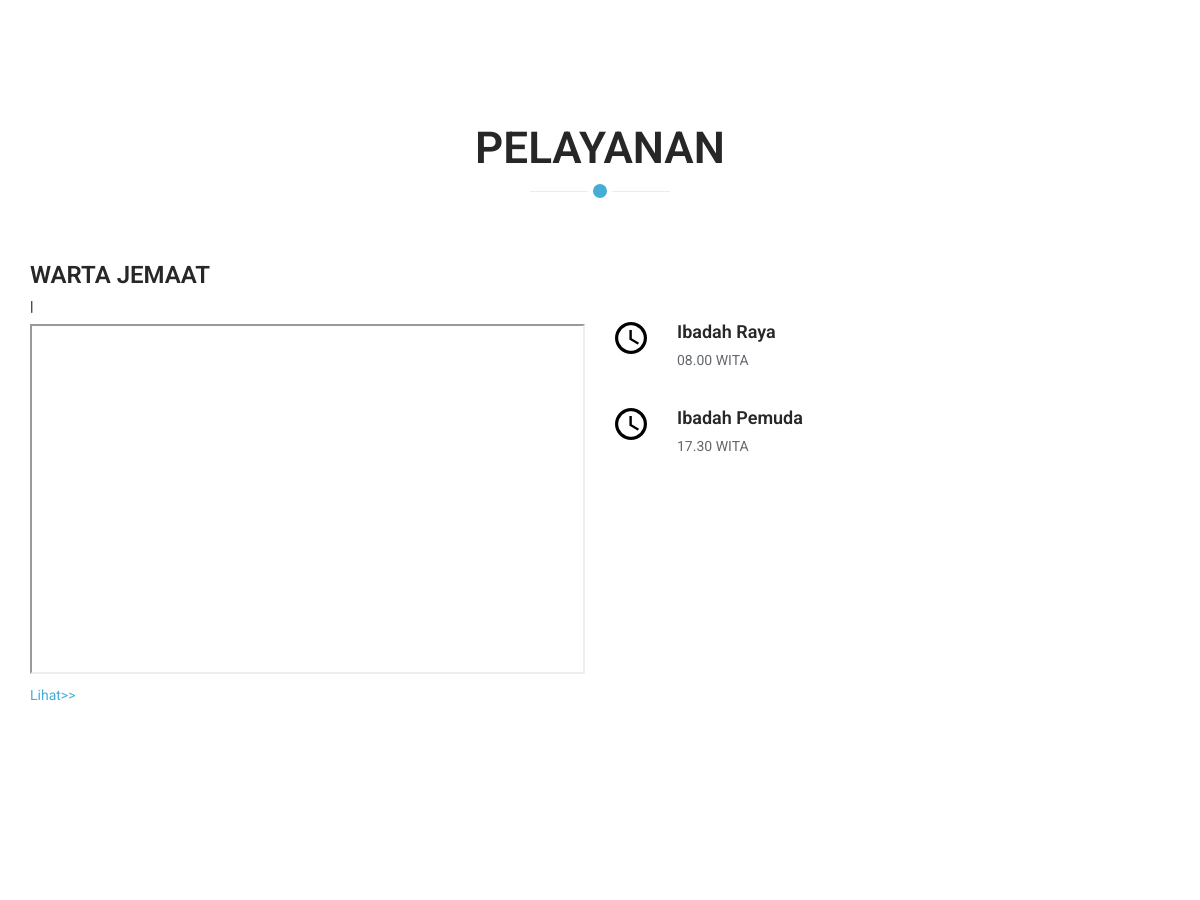
/ (middle part), run on an earlier commit of the app's database.
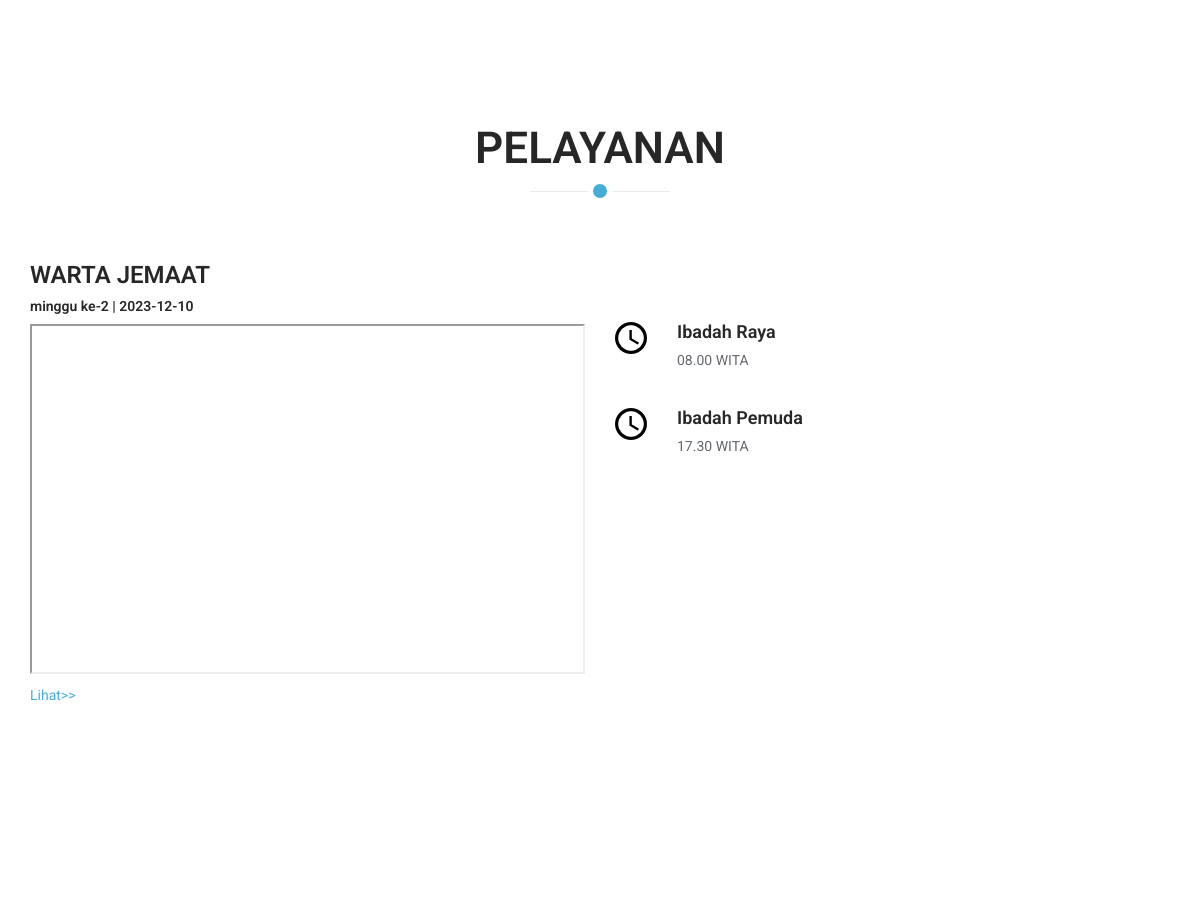
And on a later commit of the database.
### tables this page shows
CREATE TABLE `wartajemaat` (
  `id_warta` int(5) NOT NULL,
  `judul` varchar(200) NOT NULL,
  `tanggal` date NOT NULL,
  `isi` text NOT NULL
);

### index.php (the view, shortened to what this page needs)
<?php
include 'konek.php';
?>
<!DOCTYPE html>
<html lang="en">
<head>
    <link href="main/css/bootstrap.min.css" rel="stylesheet">
    <link href="main/css/font-awesome.min.css" rel="stylesheet">
    <link href="main/css/animate.min.css" rel="stylesheet">
    <link href="main/css/owl.carousel.css" rel="stylesheet">
    <link href="main/css/owl.transitions.css" rel="stylesheet">
    <link href="main/css/prettyPhoto.css" rel="stylesheet">
    <link href="main/css/main.css" rel="stylesheet">
    <link href="main/css/responsive.css" rel="stylesheet">
</head>
<body id="home" class="homepage">
    <section id="features">
        <div class="container">
            <div class="section-header">
                <br>
                <h3 class="section-title text-center wow fadeInDown"> Pelayanan</h3>
            </div>
            <div class="row">
                <div class="col-sm-6 wow fadeInLeft">
                    <?php $tampil_warta= "SELECT * FROM wartajemaat  ORDER BY tanggal DESC LIMIT 1";
                    $data = mysqli_fetch_array(mysqli_query($konek, $tampil_warta));
                    $judul = $data['judul'];
                    $tanggal = $data['tanggal'];
                    $isi = $data['isi']; ?>
                    <div class="card">
                      <h3 class="card-header">WARTA JEMAAT</h3>
                      <div class="card-body">
                        <h5 class="card-title"><?= $judul." | ".$tanggal ?></h5>
                        <p class="card-text">
                        <iframe id="iframepdf" width="100%" height="350px" src="dataFile/warta/<?= $isi ?>"></iframe>
						<br><a target="_blank" href="dataFile/warta/<?= $isi ?>">Lihat>></a>
                        </p>
                      </div>
                    </div>
                </div>
                <div class="col-sm-6">
                    <div class="media service-box wow fadeInRight">
                        <div class="pull-left">
                            <img src="main/img/clock.png" alt="">
                        </div>
                        <div class="media-body">
                            <h4 class="media-heading">Ibadah Raya</h4>
                            <p>08.00 WITA </p>
                        </div>
                    </div>
                    <div class="media service-box wow fadeInRight">
                        <div class="pull-left">
                            <img src="main/img/clock.png" alt="">
                        </div>
                        <div class="media-body">
                            <h4 class="media-heading">Ibadah Pemuda</h4>
                            <p>17.30 WITA</p>
                        </div>
                    </div>
                </div>
            </div>
        </div>
    </section>
    <section id="services">
    </section>
</body>
</html>

What changed in the data, as far as the page shows it:
added wartajemaat: judul "minggu ke-2", tanggal "2023-12-10"
